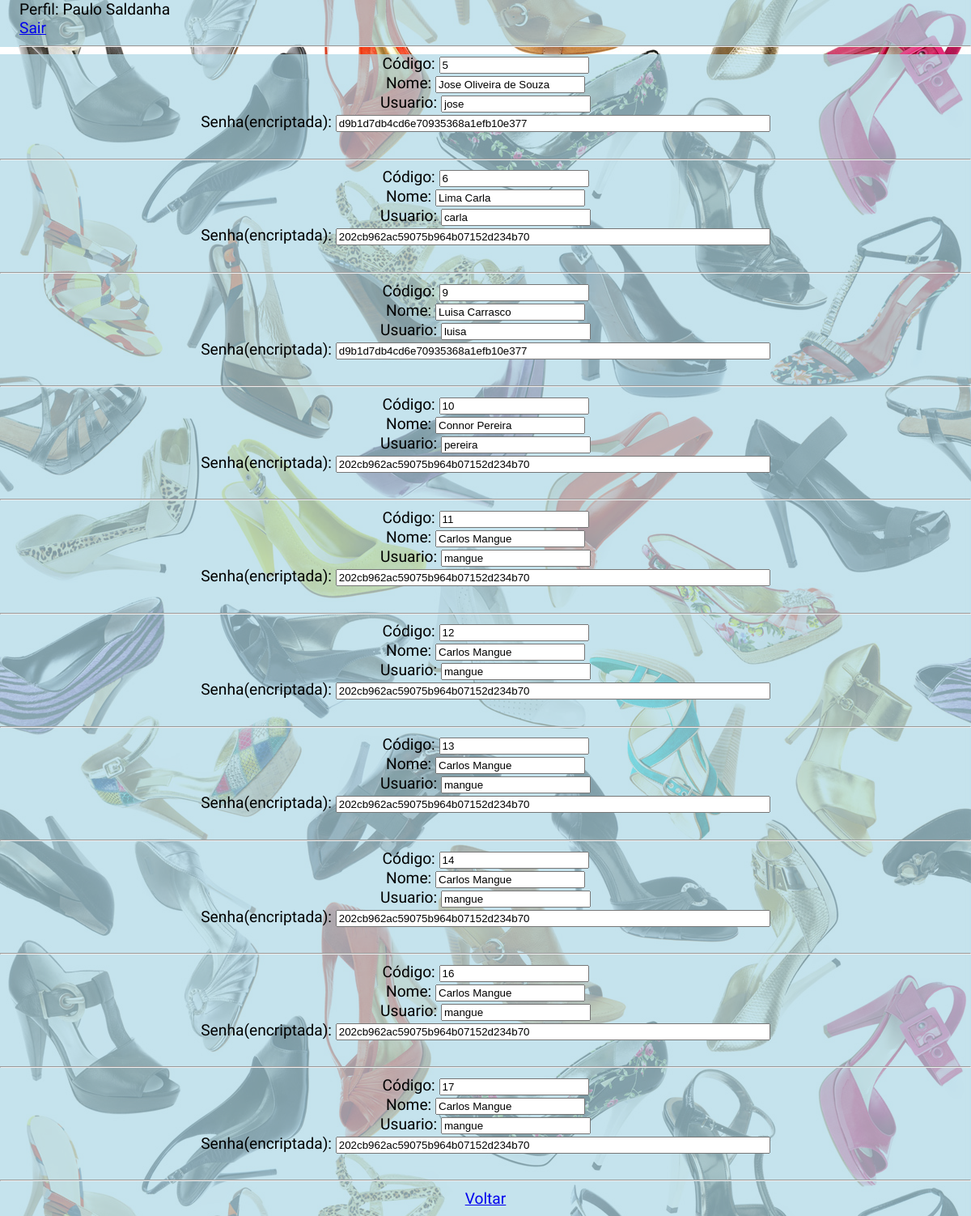
Screenshot of /php/crud/func/listarcliente.php (signed in) with the database file from the repository.
### tables this page shows
CREATE TABLE `tbcliente` (
  `codcliente` int(11) NOT NULL,
  `nome_cliente` varchar(90) NOT NULL,
  `usuario` varchar(64) NOT NULL,
  `senha` varchar(64) NOT NULL
);

### php/crud/func/listarcliente.php (the view, shortened to what this page needs)
<?php
    if ($_SESSION["usuario"]) {
        $us = $_SESSION["usuario"];
?>
<!DOCTYPE html>
<html lang="pt-br">
<head>
        <link rel="stylesheet" type="text/css" href="../../../css/Estilo.css" />
    <?php
    include_once '../conexao.php';
    ?>
</head>
<body>
    <nav>
Perfil:<?php echo " ".$us ?><br>
  <a href="../fimsessao.php">Sair</a>
  <hr>
    </nav>
<div class="container">
<?php
    $consulta = "select * from tbcliente;";
    $executar = mysqli_query($conn,$consulta);
    while ($linha = mysqli_fetch_array($executar)) {
    ?>
    <div id="cx1">
    Código: <input type="text" value="<?php echo $linha['codcliente'];?>" readonly/><br>
    Nome: <input type="text" value="<?php echo $linha['nome_cliente'];?>" readonly/><br>
    Usuario: <input type="text" value="<?php echo $linha['usuario'];?>" readonly/><br>
    Senha(encriptada): <input type="text" size=64 value="<?php echo $linha['senha'];?>" readonly/><br>
    <br>
    <hr>
    </div>
    <?php } ?>
    <a href="../../fonte/mancliente.php">Voltar</a>
</div>
</body>
</html>
<?php
}
else {
    echo"
    <script>
    window.location.href='../../fonte/index.php';
    </script>
    ";
}
?>

### css/Estilo.css (style rules this page uses)
html { scroll-behavior: smooth; }
body { background-image: url(../img/cover.jpg); margin: 0; padding: 0; font-family: 'Sansita Swashed', cursive; color: black; text-align: center; }
.container { background-color: rgba(173, 216, 230, 0.705); padding-bottom: 10px; font-size: 1.2rem; }
.container a { font-size: 1.2rem; }
nav { background-color: rgba(173, 216, 230, 0.705); font-size: 1.2rem; text-align: left; padding-left: 2%; }

### rows the page displays
tbcliente: codcliente "5", nome_cliente "Jose Oliveira de Souza", usuario "jose", senha "d9b1d7db4cd6e70935368a1efb10e377"
tbcliente: codcliente "6", nome_cliente "Lima Carla", usuario "carla", senha "202cb962ac59075b964b07152d234b70"
tbcliente: codcliente "9", nome_cliente "Luisa Carrasco", usuario "luisa", senha "d9b1d7db4cd6e70935368a1efb10e377"
tbcliente: codcliente "10", nome_cliente "Connor Pereira", usuario "pereira", senha "202cb962ac59075b964b07152d234b70"
tbcliente: codcliente "11", nome_cliente "Carlos Mangue", usuario "mangue", senha "202cb962ac59075b964b07152d234b70"
tbcliente: codcliente "12", nome_cliente "Carlos Mangue", usuario "mangue", senha "202cb962ac59075b964b07152d234b70"
tbcliente: codcliente "13", nome_cliente "Carlos Mangue", usuario "mangue", senha "202cb962ac59075b964b07152d234b70"
tbcliente: codcliente "14", nome_cliente "Carlos Mangue", usuario "mangue", senha "202cb962ac59075b964b07152d234b70"
tbcliente: codcliente "16", nome_cliente "Carlos Mangue", usuario "mangue", senha "202cb962ac59075b964b07152d234b70"
tbcliente: codcliente "17", nome_cliente "Carlos Mangue", usuario "mangue", senha "202cb962ac59075b964b07152d234b70"

### other values shown
$us "Paulo Saldanha"
